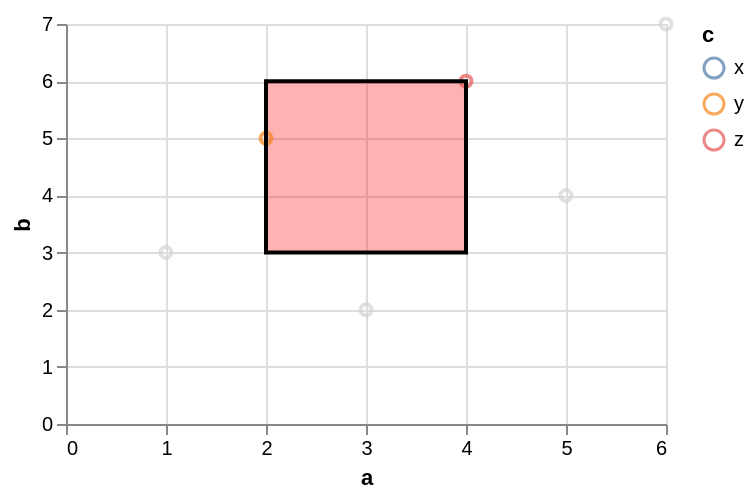

The Vega-Lite source for this figure:
### Vega-Lite specification from a JSON file in a GitHub repository (floating-point values rounded to 4 significant figures)
{"$schema": "https://vega.github.io/schema/vega-lite/v6.json", "data": {"values": [{"a": 1, "b": 3, "c": "x", "d": "2020-01-01"}, {"a": 2, "b": 5, "c": "y", "d": "2020-03-01"}, {"a": 3, "b": 2, "c": "x", "d": "2020-06-01"}, {"a": 4, "b": 6, "c": "z", "d": "2020-09-01"}, {"a": 5, "b": 4, "c": "y", "d": "2021-01-01"}, {"a": 6, "b": 7, "c": "z", "d": "2021-04-01"}]}, "width": 300, "height": 200, "params": [{"name": "brush", "select": {"type": "interval", "mark": {"fill": "red", "fillOpacity": 0.3, "stroke": "black", "strokeWidth": 2, "cursor": "crosshair"}}, "value": {"x": [2, 4], "y": [3, 6]}}], "mark": "point", "encoding": {"x": {"field": "a", "type": "quantitative"}, "y": {"field": "b", "type": "quantitative"}, "color": {"condition": {"param": "brush", "field": "c", "type": "nominal"}, "value": "lightgray"}}}
